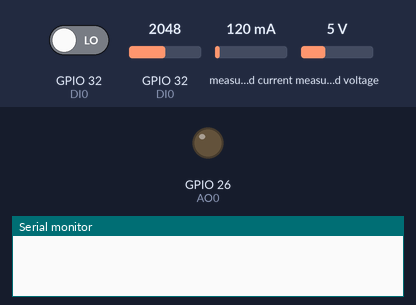
Simulated run of this sketch. Board: ESP32. On the bench: output pins drawn as LEDs (lit = HIGH), the last lines printed to the serial monitor. The inputs (shaded band) are chosen by the test bench; at power-on: GPIO 32 (DI0) LOW, GPIO 32 (DI0) = 2048, measured current 120 mA, measured voltage 5 V.

Above: at 0.0 s.
At 21.7 s:
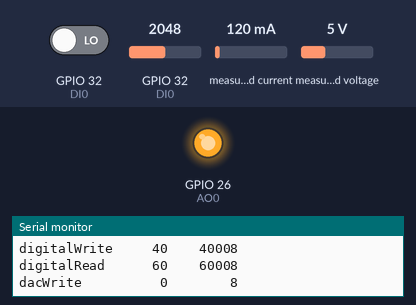
Timing chart, 0 to 23.2 s (numbered marks = the images above):
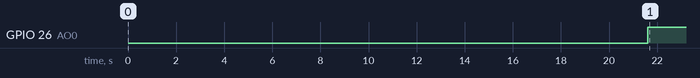

Measured:
- by itself, GPIO 26 (AO0): LOW → HIGH at 21.6 s

The sketch:

M3-01-EX_TIME.ino
```cpp
/* Program : Execution Time
 * Menggunakan millis dan micros
 * untuk mengukur waktu eksekusi
 * (c) Eko M. Budi, 2022
 */
// pustaka
#include <Wire.h>
#include <Adafruit_INA219.h>

// BAUD serial
// coba ubah ke 115200, 9600
#define BAUD 9600
#define PROG_NAME "Ukur waktu eksekusi"

// Pin Standar kit ESCOPE 2020
#define DO0 13
#define DO1 12
#define DO2 14
#define DO3 27
#define DO4 33

#define DI0 32
#define DI1 35
#define DI2 34
#define DI3 39
#define DI4 36

#define AO0 26
#define AO1 25

#define LED0 5
#define BT0 4
#define BT1 16
#define BT2 17

// pesan obyek INA219
Adafruit_INA219 ina219;

#define N_TEST 10000
unsigned long ms_start, ms_finish;
unsigned long us_start, us_finish;

void printData(char *test){
  char buff[40];
  sprintf(buff, "%-12s %6lu %8lu", test,
    ms_finish-ms_start,
    us_finish-us_start);
  Serial.println(buff);
}

void setup() {
  Serial.begin(BAUD);
  delay(1000);
  Serial.println();
  Serial.println(PROG_NAME);
}

void loop() {
  Serial.print("Test serial");
  // Test mengukur kirim data serial
  ms_start=millis();
  us_start=micros();
  for(int i=0; i< N_TEST; i++) {
     Serial.print(".");
  }
  us_finish=micros();
  ms_finish=millis();

  Serial.println();
  Serial.print("N_TEST=");
  Serial.println(N_TEST);
  Serial.println("Test             mS       uS");

  printData("print()");

  // Test mengukur delay
  ms_start=millis();
  us_start=micros();
  delay(N_TEST);
  us_finish=micros();
  ms_finish=millis();
  printData("delay(N)");

  // Test mengukur delay
  ms_start=millis();
  us_start=micros();
  delayMicroseconds(N_TEST);
  us_finish=micros();
  ms_finish=millis();
  printData("delayUS(N)");


  // Test mengukur delay
  ms_start=millis();
  us_start=micros();
  for(int i=0; i< N_TEST; i++) {
    long a = 10000;
    long b = 30000;
    long c = 20000;
    long d = a * b / c;
  }
  us_finish=micros();
  ms_finish=millis();
  printData("long calc");

  // Test mengukur delay
  ms_start=millis();
  us_start=micros();
  for(int i=0; i< N_TEST; i++) {
    double a = 10000;
    double b = 30000;
    double c = 20000;
    double d = a * b / c;
  }
  us_finish=micros();
  ms_finish=millis();
  printData("double calc");

  // Test mengukur delay
  ms_start=millis();
  us_start=micros();
  for (int i=0; i<N_TEST; i++) {
    digitalWrite(DO0, i & 1);
  }
  us_finish=micros();
  ms_finish=millis();
  printData("digitalWrite");

  // Test mengukur delay
  ms_start=millis();
  us_start=micros();
  for (int i=0; i<N_TEST; i++) {
    digitalRead(DI0);
  }
  us_finish=micros();
  ms_finish=millis();
  printData("digitalRead");

  // Test mengukur delay
  ms_start=millis();
  us_start=micros();
  for (int i=0; i<N_TEST; i++) {
    dacWrite(AO0, i);
  }
  us_finish=micros();
  ms_finish=millis();
  printData("dacWrite");

  // Test mengukur delay
  ms_start=millis();
  us_start=micros();
  for (int i=0; i<N_TEST; i++) {
    analogRead(DI0);
  }
  us_finish=micros();
  ms_finish=millis();
  printData("analogRead");

  // Test mengukur delay
  ms_start=millis();
  us_start=micros();
  for (int i=0; i<N_TEST; i++) {
    ina219.getShuntVoltage_mV();
  }
  us_finish=micros();
  ms_finish=millis();
  printData("shunt voltage");

  // Test mengukur delay
  ms_start=millis();
  us_start=micros();
  for (int i=0; i<N_TEST; i++) {
    ina219.getBusVoltage_V();
  }
  us_finish=micros();
  ms_finish=millis();
  printData("bus voltage");

  // Test mengukur delay
  ms_start=millis();
  us_start=micros();
  for (int i=0; i<N_TEST; i++) {
    ina219.getCurrent_mA();
  }
  us_finish=micros();
  ms_finish=millis();
  printData("current");

  // Test mengukur delay
  ms_start=millis();
  us_start=micros();
  for (int i=0; i<N_TEST; i++) {
    ina219.getPower_mW();
  }
  us_finish=micros();
  ms_finish=millis();
  printData("power");

  Serial.println("-------------------");
  delay(10000);

}
```
